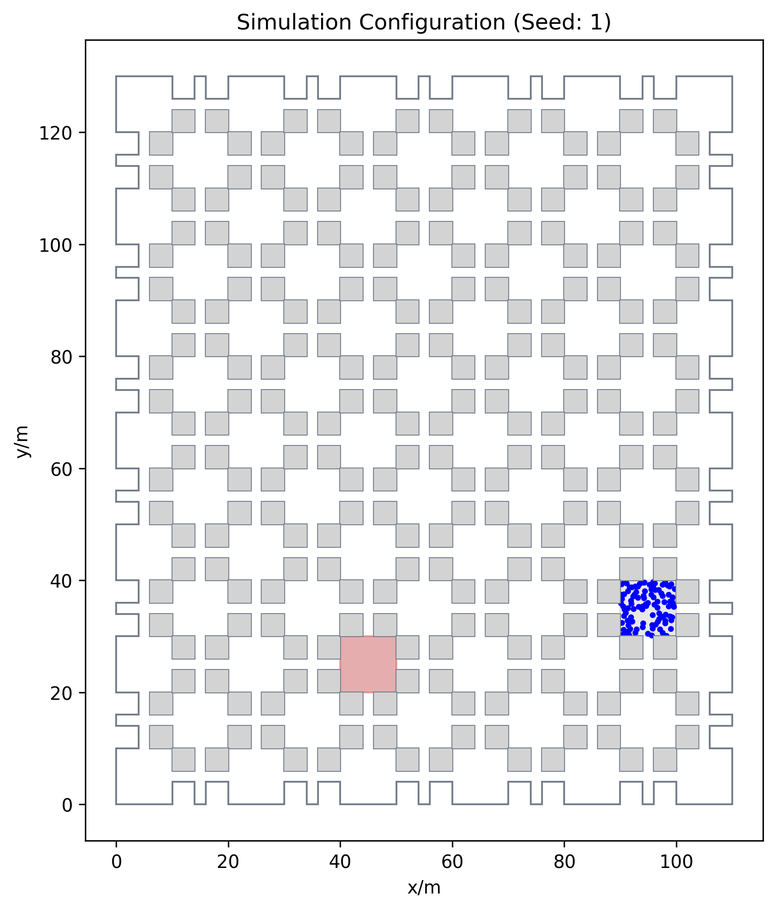
#> input picture Topo_2/spawn_exit/spawn_exit1.png, 776 x 910 px, shrunk from 1791 x 2100 before the run; its folder holds only this picture in this run
$ python check_scenarios_np.py
#> lines starting #> are read from the running program, lines starting #| are printed output that depends on the picture
import os
import hashlib
from pathlib import Path
from collections import defaultdict
import json
import matplotlib.pyplot as plt
import numpy as np

def get_image_hash_ignoring_margins(filepath):
    """Calculates hash of the center part of the image using matplotlib/numpy."""
    try:
        # read image as numpy array
        img = plt.imread(str(filepath))
#> img is the input picture: shape (910, 776, 4) float32; mean R, G, B, A 0.932, 0.933, 0.938, 1
        height, width, _ = img.shape
#> height = 910; width = 776
        # Crop out margins (top title, bottom/left axes)
        left = int(width * 0.1)
#> left = 77
        right = int(width * 0.9)
#> right = 698
        top = int(height * 0.1)
#> top = 91
        bottom = int(height * 0.9)
#> bottom = 819

        cropped = img[top:bottom, left:right, :]
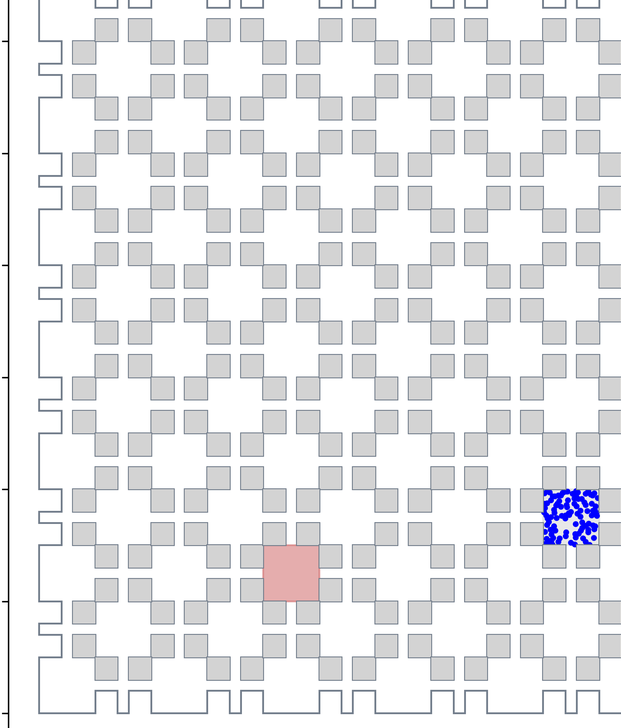
#> cropped: shape (728, 621, 4) float32; mean R, G, B, A 0.914, 0.915, 0.922, 1

        # Convert to bytes for hashing
        # float32 values might have tiny variations, so we'll round and scale
        bytes_data = (cropped * 255).astype(np.uint8).tobytes()

        hasher = hashlib.md5()
        hasher.update(bytes_data)
        return hasher.hexdigest()
    except Exception as e:
        return f"ERROR_{e}"

def find_duplicates(directory):
    path = Path(directory)
    if not path.exists():
        return {"error": f"Directory {directory} not found."}

    hash_map = defaultdict(list)
    files = sorted(list(path.glob("*.png")))
    total = len(files)
    print(f"🔍 Analyzing {total} images in {directory}...")

    for i, file_path in enumerate(files):
        h = get_image_hash_ignoring_margins(file_path)
        hash_map[h].append(file_path.name)
        if (i+1) % 100 == 0:
            print(f"  Processed {i+1}/{total}...")

    duplicates = [names for h, names in hash_map.items() if len(names) > 1 and not h.startswith("ERROR")]
    return {
        "count": total,
        "duplicates": duplicates
    }

if __name__ == "__main__":
    results = {
        "spawn_exit_scenarios": find_duplicates("Topo_bottleneck/spawn_exit"),
        "trajectory_scenarios": find_duplicates("Topo_bottleneck/trajectory_line")
    }

    with open("scenario_duplicates.json", "w") as f:
        json.dump(results, f, indent=4)

    # Also print any groups
    if results['spawn_exit_scenarios']['duplicates']:
        print("Duplicate spawn_exit paires found!")
        # Print first 5 groups
        for g in results['spawn_exit_scenarios']['duplicates'][:5]:
            print(f" - {g}")
    else:
        print("No duplicate spawn_exit scenarios found.")
